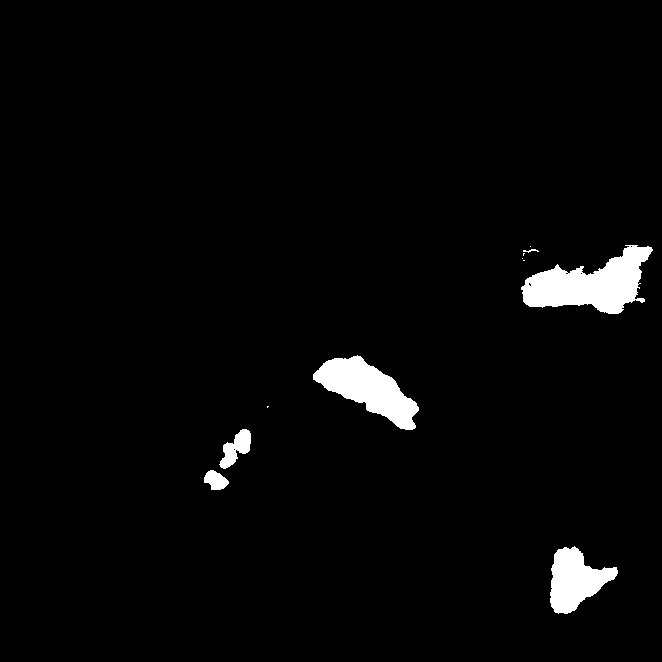
#> input picture synuclein_inclusion_biogenesis_2024/machine_learning/data/train/masks-elyse/LA1200_03_52925_images.png, 662 x 662 px; its folder holds only this picture in this run
$ jupyter execute image_viewer.ipynb
#> lines starting #> are read from the running program, lines starting #| are printed output that depends on the picture; after the words box and inside, x2 and y2 are one past the last pixel; in counts of white or black regions, pixels touching at a corner belong together
[cell 1]
from PIL import Image
import matplotlib.pyplot as plt
import numpy as np
import os
import cv2

[cell 2]
# Path to folders
folder_path = "data/train/masks-elyse"
other_folder_path = "data/train/masks"

# Get all image files
image_files = [f for f in os.listdir(folder_path) if f.lower().endswith(('.png', '.jpg', '.jpeg', '.tif', '.tiff'))]

for filename in image_files:
    image_path = os.path.join(folder_path, filename)
    image_path_other = os.path.join(other_folder_path, filename)

    # Load masks as grayscale
    mask = np.array(Image.open(image_path).convert("L"))
#> mask is the input picture: shape (662, 662); values 0 (black) and 2 (white), 2.8% white; 11 white regions (5 under 20 px), largest, box (x1, y1, x2, y2) and area: (521, 245, 653, 314) 4930, (313, 355, 419, 430) 3766, (550, 546, 618, 614) 2634, (219, 429, 251, 469) 651, (204, 470, 229, 490) 332, (523, 249, 539, 253) 28
    mask_other = np.array(Image.open(image_path_other).convert("L"))

    test = np.array(Image.open(image_path))
    print(np.unique(mask))
#| [0 2]


    img = cv2.imread(image_path)
    img_other = cv2.imread(image_path_other)
    #print(img.shape, img_other.shape)
    # Create color-coded versions
    color_mask = np.zeros((*mask.shape, 3), dtype=np.uint8)
    color_mask_other = np.zeros((*mask_other.shape, 3), dtype=np.uint8)

    # Elyse
    color_mask[mask == 1] = [0, 255, 0]        # Green
    color_mask[mask == 2] = [128, 0, 128]      # Purple

    # Neeharika
    color_mask_other[mask_other == 1] = [0, 255, 0]
    color_mask_other[mask_other == 2] = [128, 0, 128]

    # Plot side-by-side
    plt.figure(figsize=(10, 5))

    plt.subplot(1, 2, 1)
    plt.imshow(color_mask)
    plt.title(f"Elyse: {filename}")
    plt.axis("off")

    plt.subplot(1, 2, 2)
    plt.imshow(color_mask_other)
    plt.title(f"Neeharika: {filename}")
    plt.axis("off")

    plt.tight_layout()
    plt.show()
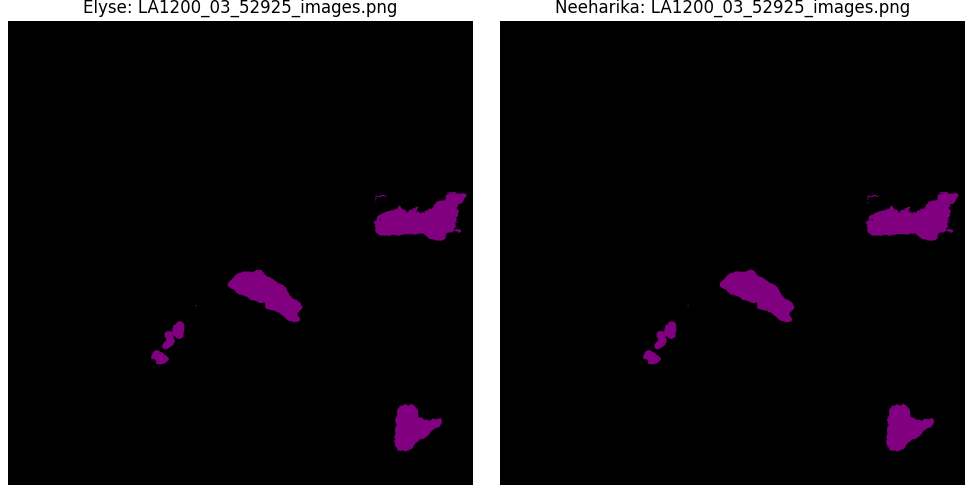
#> figure drawn by matplotlib, 2 panels


$ run again, on synuclein_inclusion_biogenesis_2024/machine_learning/data/train/masks-elyse/LA600_07_06052025_images.png
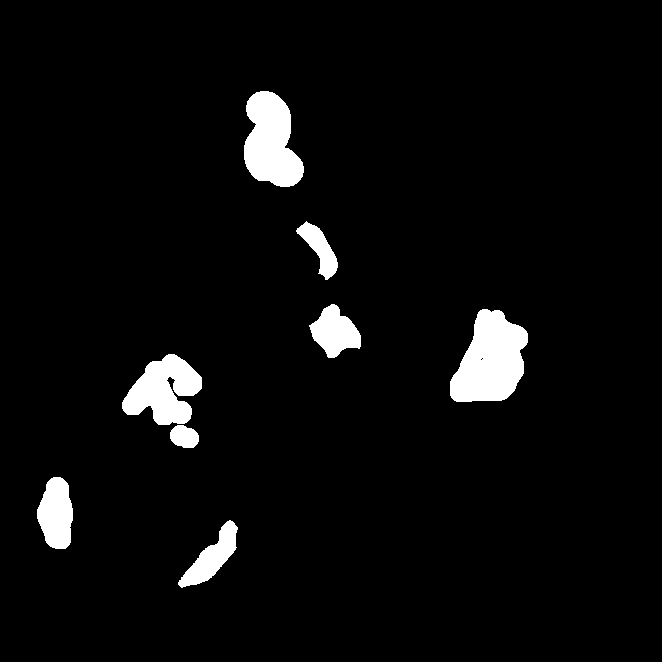
#> input picture synuclein_inclusion_biogenesis_2024/machine_learning/data/train/masks-elyse/LA600_07_06052025_images.png, 662 x 662 px
#> mask is the input picture: shape (662, 662); values 0 (black) and 2 (white), 4.4% white; 8 white regions, largest, box (x1, y1, x2, y2) and area: (450, 309, 528, 402) 5002, (244, 91, 304, 187) 4031, (122, 354, 202, 425) 3537
#| [0 2]
#> `plt.show()`:
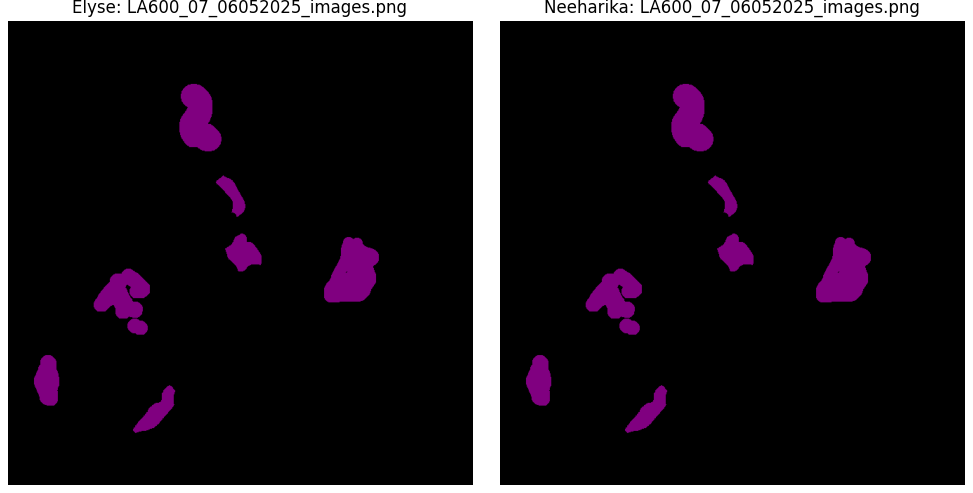
#> figure drawn by matplotlib, 2 panels

$ run again, on synuclein_inclusion_biogenesis_2024/machine_learning/data/train/masks-elyse/OA1200_03_06052025_images.png
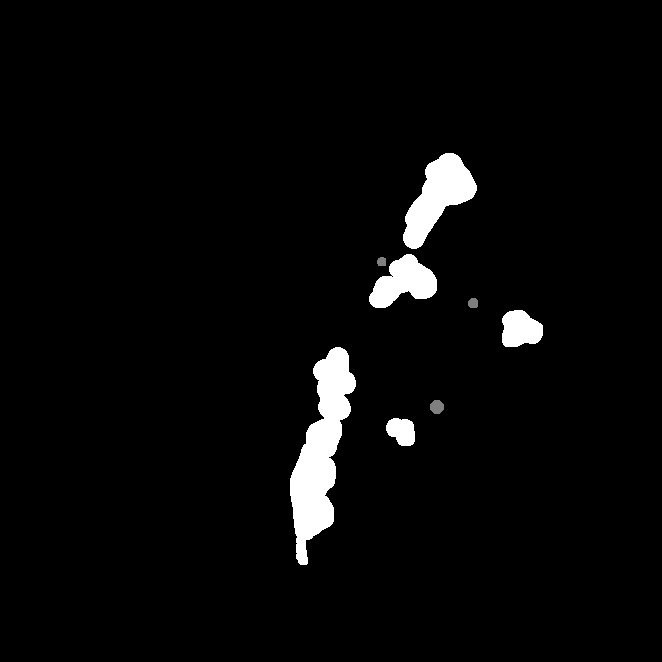
#> input picture synuclein_inclusion_biogenesis_2024/machine_learning/data/train/masks-elyse/OA1200_03_06052025_images.png, 662 x 662 px
#> mask is the input picture: shape (662, 662); min 0, max 2, mean 0.0657
#| [0 1 2]
#> `plt.show()`:
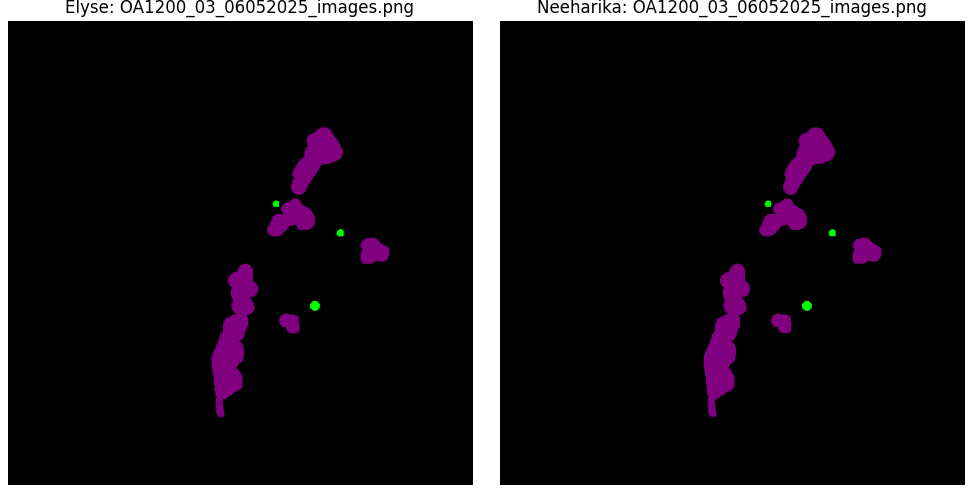
#> figure drawn by matplotlib, 2 panels

$ run again, on synuclein_inclusion_biogenesis_2024/machine_learning/data/train/masks-elyse/OA300_01_06052025_images.png
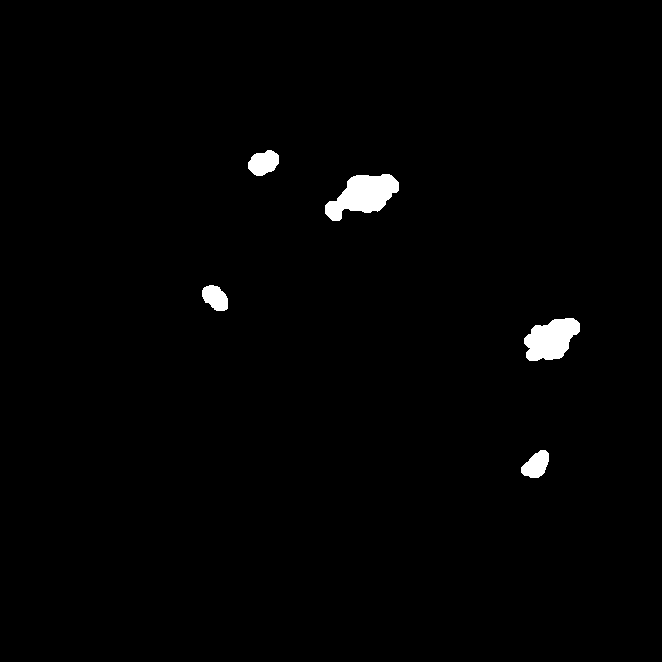
#> input picture synuclein_inclusion_biogenesis_2024/machine_learning/data/train/masks-elyse/OA300_01_06052025_images.png, 662 x 662 px
#> mask is the input picture: shape (662, 662); values 0 (black) and 2 (white), 1.2% white; 5 white regions, box (x1, y1, x2, y2) and area: (325, 174, 399, 221) 2029, (524, 318, 580, 361) 1676, (248, 150, 279, 176) 586, (521, 450, 549, 478) 529, (202, 285, 228, 311) 492
#| [0 2]
#> `plt.show()`:
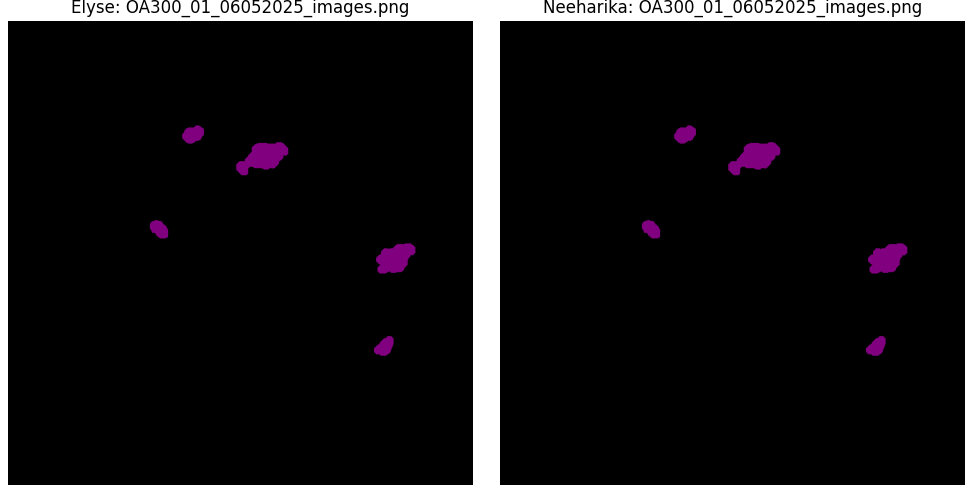
#> figure drawn by matplotlib, 2 panels

$ run again, on synuclein_inclusion_biogenesis_2024/machine_learning/data/train/masks-elyse/LA1200_05_52925_images.png
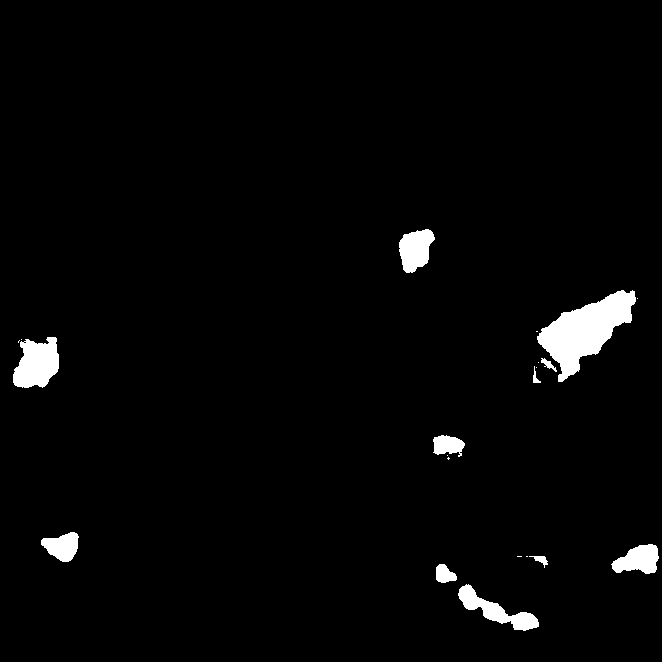
#> input picture synuclein_inclusion_biogenesis_2024/machine_learning/data/train/masks-elyse/LA1200_05_52925_images.png, 662 x 662 px
#> mask is the input picture: shape (662, 662); values 0 (black) and 2 (white), 2.5% white; 21 white regions (10 under 20 px), largest, box (x1, y1, x2, y2) and area: (537, 290, 636, 382) 4169, (13, 337, 59, 388) 1733, (458, 584, 539, 631) 1256
#| [0 2]
#> `plt.show()`:
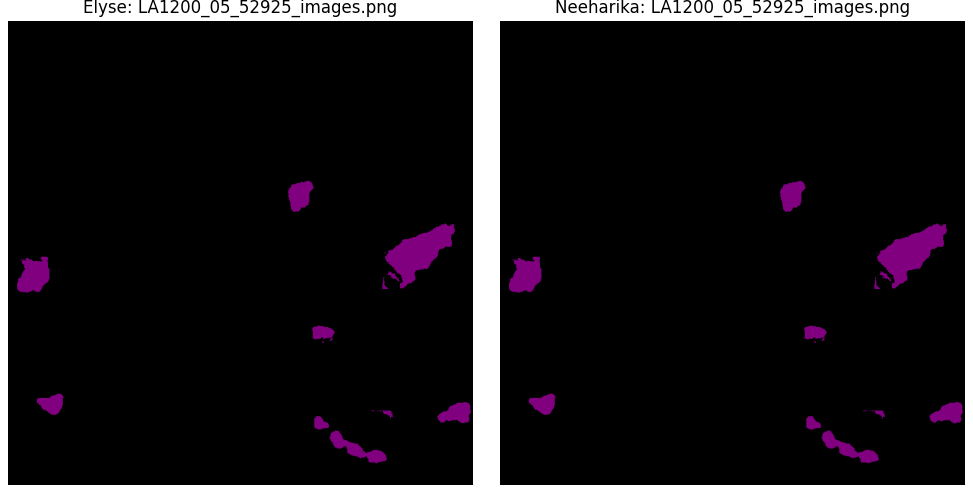
#> figure drawn by matplotlib, 2 panels
